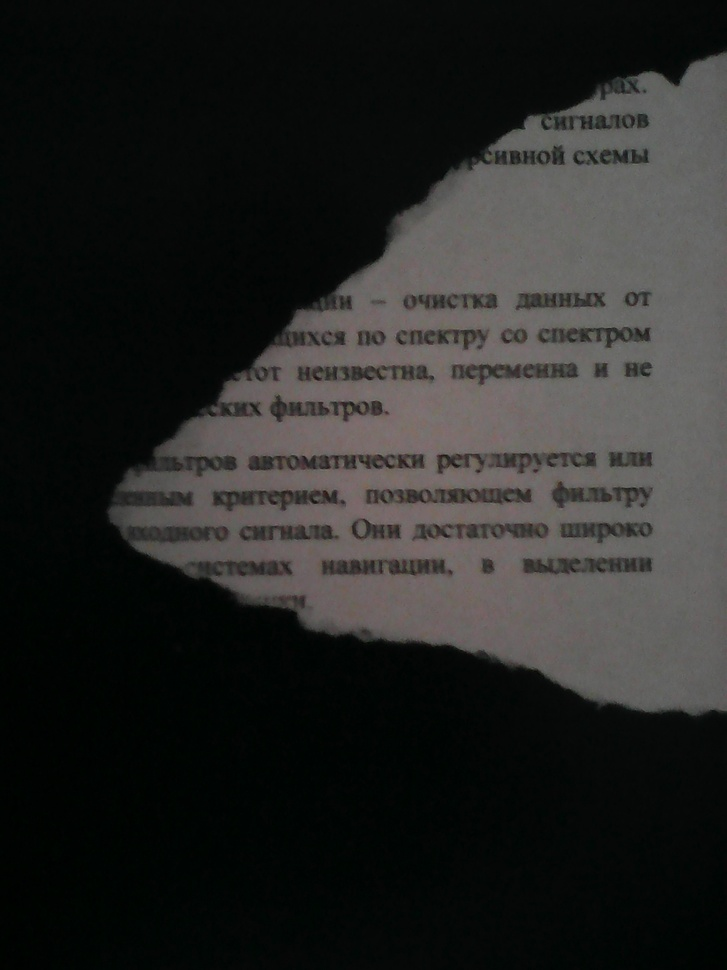
#> input picture resources/img/IMG_20161012_224217.jpg, 727 x 970 px, shrunk from 1920 x 2560 before the run
$ python get_contour.py ../resources/img/IMG_20161012_224217.jpg 100 3 5
#> lines starting #> are read from the running program, lines starting #| are printed output that depends on the picture; after the words box and inside, x2 and y2 are one past the last pixel; in counts of white or black regions, pixels touching at a corner belong together
### document_restorer/operations/imgbin.py
import cv2
import numpy as np


class Binaizer(object):
    """Converts an image to binary."""

    def binarize(selfself, img):
        pass


class ThresholdBinarizer(Binaizer):
    """Uses simple rule to binarize every pixel of an image: if intensity is less than threshold - set 0, else - set max value.
    Calculation of threshold and maximum value must be implemented in subclasses. Accepts only single channel 8bit images."""

    def _calcThreshold(self, img):
        pass

    def _calcMaxValue(self, img):
        pass

    def binarize(self, img):
        if (len(img.shape) > 2 and img.shape[2] > 1) or img.dtype != np.uint8:
            raise Exception('single UINT8 channel image expected')
        return cv2.threshold(img, self._calcThreshold(img), self._calcMaxValue(img), cv2.THRESH_BINARY)[1]
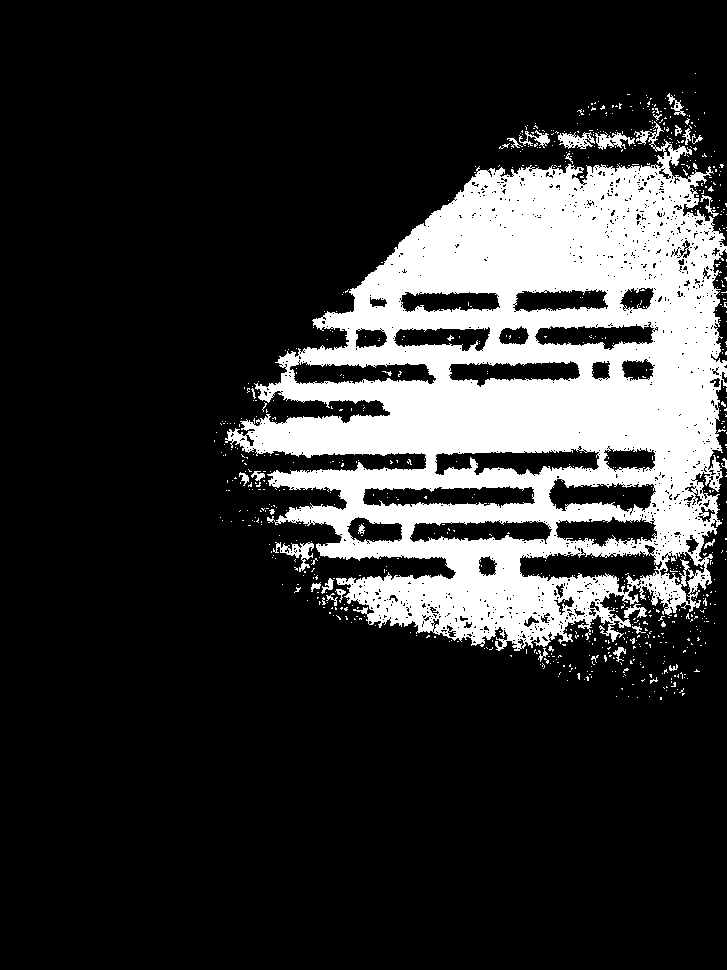
#> returned value: shape (970, 727); 19.3% white; 771 white regions (737 under 20 px), largest, box (x1, y1, x2, y2) and area: (225, 121, 727, 651) 130955, (273, 542, 314, 572) 408, (558, 132, 595, 149) 359


class SimpleBinarizer(ThresholdBinarizer):
    """Converts image to black-white with specified threshold value."""

    def __init__(self, threshold):
        self.__threshold = threshold

    def _calcThreshold(self, img):
        return self.__threshold

    def _calcMaxValue(self, img):
        return 255

### document_restorer/edges/detect.py
import cv2
import numpy as np

from document_restorer.operations.imgbin import SimpleBinarizer


class EdgeDetector(object):
    """Returns edges as a binary image"""

    def getEdges(self, img):
        pass

    def getArea(self, img):
        pass


class MorphEdgeDetector(EdgeDetector):
    """Applies the specified binarization algorithm to an image
    and finds edge points using morphological transformations"""

    def __init__(self, binarizer, inside=True, thickness=1):
        self.__binarizer = binarizer
        self.inside = inside
        self.thickness = thickness

    def getEdges(self, img):
        area = self.getArea(img)
#> in getArea, `return cv2.morphologyEx(area, cv2.MORPH_CLOSE, self.kernel)`:
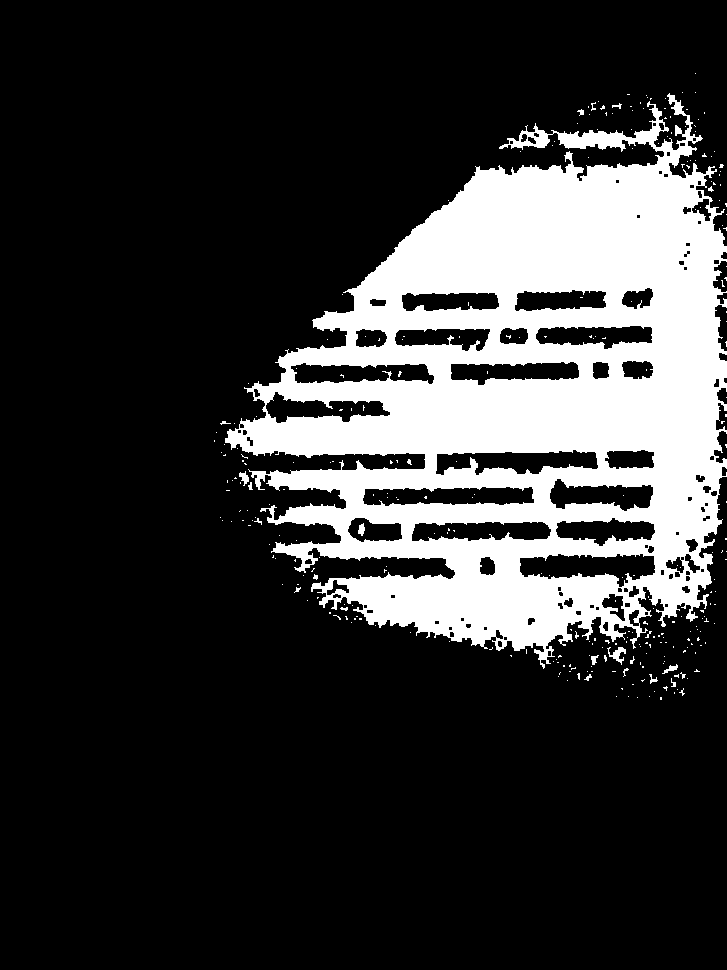
#> returned value: shape (970, 727); 20.6% white; 299 white regions (281 under 20 px), largest, box (x1, y1, x2, y2) and area: (225, 93, 727, 669) 144014, (607, 647, 626, 665) 139, (239, 471, 249, 486) 78
        edge_kernel_size = self.thickness * 2 + 1
        kernel = np.ones((edge_kernel_size, edge_kernel_size), np.uint8)
        # maybe use cross kernel instead of box?
        # kernel = np.array([[0, 1, 0], [1, 1, 1], [0, 1, 0]], np.uint8)
        if self.inside:
            erosedArea = cv2.erode(area, kernel, iterations=1)
            return cv2.bitwise_and(cv2.bitwise_not(erosedArea), area)
        else:
            dilatedArea = cv2.dilate(area, kernel, iterations=1)
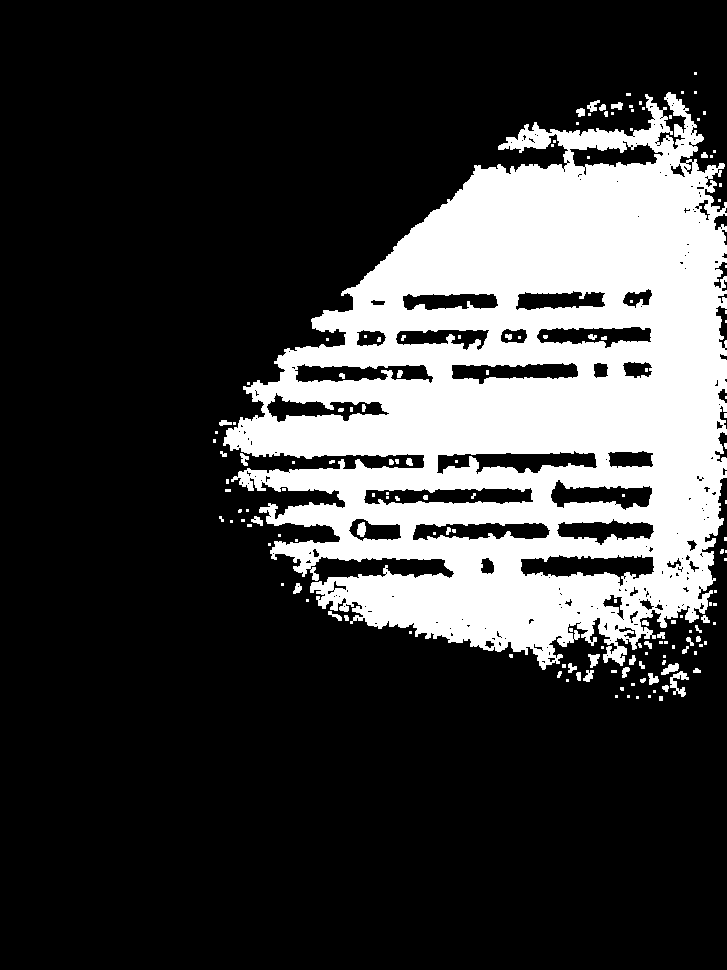
#> dilatedArea: shape (970, 727); 23.2% white; 155 white regions (104 under 20 px), largest, box (x1, y1, x2, y2) and area: (223, 92, 727, 670) 160277, (670, 671, 689, 697) 218, (661, 663, 679, 675) 120
            return cv2.bitwise_and(dilatedArea, cv2.bitwise_not(area))
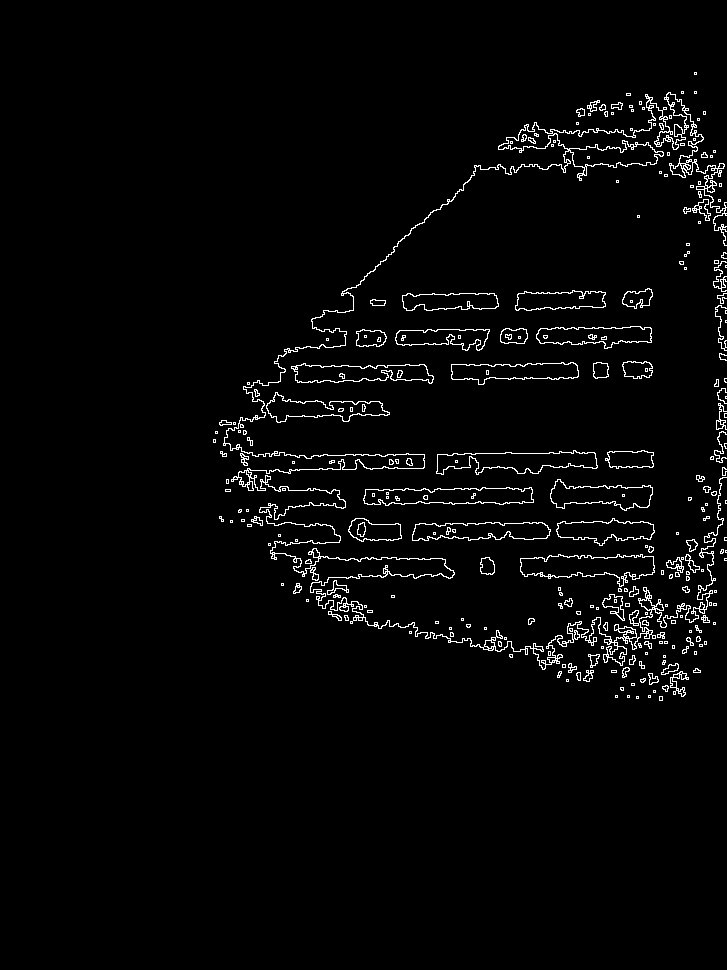
#> returned value: shape (970, 727); 2.6% white in thin lines or dots, all inside (x1, y1, x2, y2) = (213, 72, 727, 701)

    def getArea(self, img):
        return self.__binarizer.binarize(img)


class ClosingMorphEdgeDetector(MorphEdgeDetector):
    """Applies closing morphological operation with specified kernel
    to binary image before finding contours"""

    def __init__(self, kernel, binarizer, inside=True, thickness=1):
        super(ClosingMorphEdgeDetector, self).__init__(binarizer, inside, thickness)
        self.kernel = kernel

    def getArea(self, img):
        area = MorphEdgeDetector.getArea(self, img)
        return cv2.morphologyEx(area, cv2.MORPH_CLOSE, self.kernel)


class CannyEdgeDetector(EdgeDetector):
    """Calculates contour using Canny edge detection algorithm"""

    # [5 lines left out: function __init__, not called in this run]

    def getEdges(self, img):
        return cv2.Canny(image=img, threshold1=self.low, threshold2=self.high,
            apertureSize=self.ksize, L2gradient=self.presice)

    def getArea(self, img):
        raise NotImplementedError('method not supported')


class EdgeDetectorFactory(object):

    def createMorphEdgeDetector(self, threshold, inside=True):
        return MorphEdgeDetector(SimpleBinarizer(threshold), inside)

    def createClosingMorphEdgeDetector(self, threshold, ksize, inside=True, thickness=1):
        return ClosingMorphEdgeDetector(
            np.ones((ksize, ksize), np.uint8), SimpleBinarizer(threshold), inside, thickness)

    def createCannyEdgeDetector(self, low, high):
        return CannyEdgeDetector(low, high)

### document_restorer/get_contour.py
import cv2
import sys
from edges.detect import EdgeDetectorFactory


img_path = str(sys.argv[1])
threshold = int(sys.argv[2])
kernel_size = int(sys.argv[3])
inside = int(sys.argv[4]) == 1

edge_detector = EdgeDetectorFactory().createClosingMorphEdgeDetector(threshold, kernel_size, inside)
img = cv2.cvtColor(cv2.imread(img_path, 1), cv2.COLOR_BGR2GRAY)
contour = edge_detector.getEdges(img)
cv2.imshow('contour', contour)
cv2.waitKey(0)
cv2.imwrite('contour.png', contour)

exit(0)
#> (the program exits here)

$ run again, on resources/img/IMG_20161012_224357.jpg
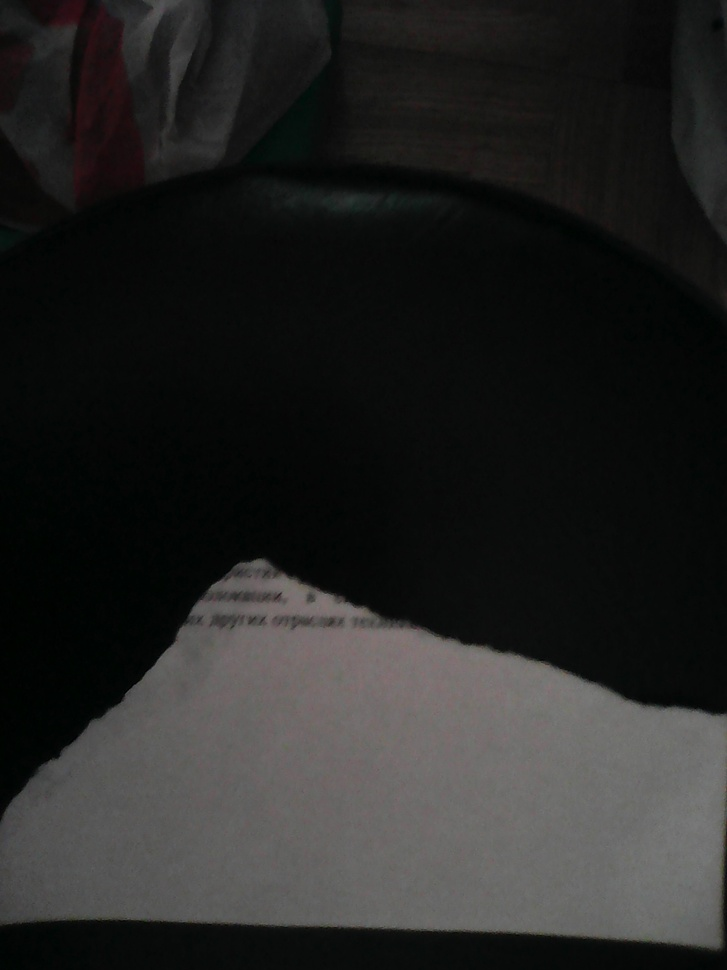
#> input picture resources/img/IMG_20161012_224357.jpg, 727 x 970 px, shrunk from 1920 x 2560 before the run
#> in binarize, `return cv2.threshold(img, self._calcThreshold(img), self._calcMaxValue..`:
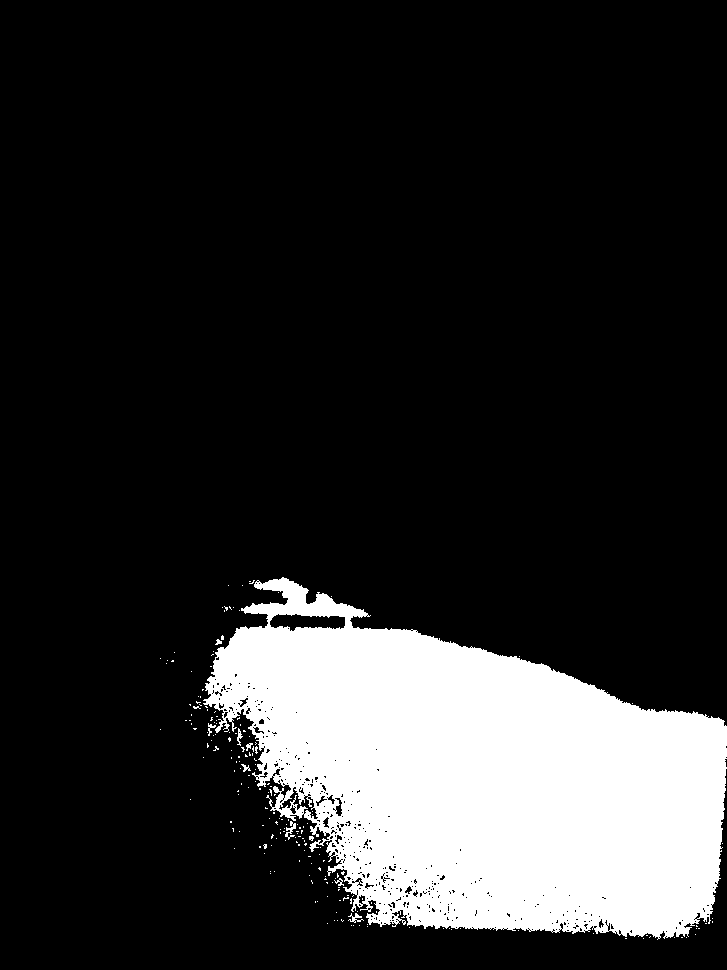
#> returned value: shape (970, 727); 17% white; 205 white regions (196 under 20 px), largest, box (x1, y1, x2, y2) and area: (203, 577, 727, 940) 118652, (285, 821, 296, 840) 85, (348, 913, 364, 923) 67
#> dilatedArea: shape (970, 727); 18.1% white; 56 white regions (41 under 20 px), largest, box (x1, y1, x2, y2) and area: (188, 576, 727, 941) 126552, (221, 605, 235, 613) 75, (258, 843, 268, 850) 53
#> in getEdges, `return cv2.bitwise_and(dilatedArea, cv2.bitwise_not(area))`:
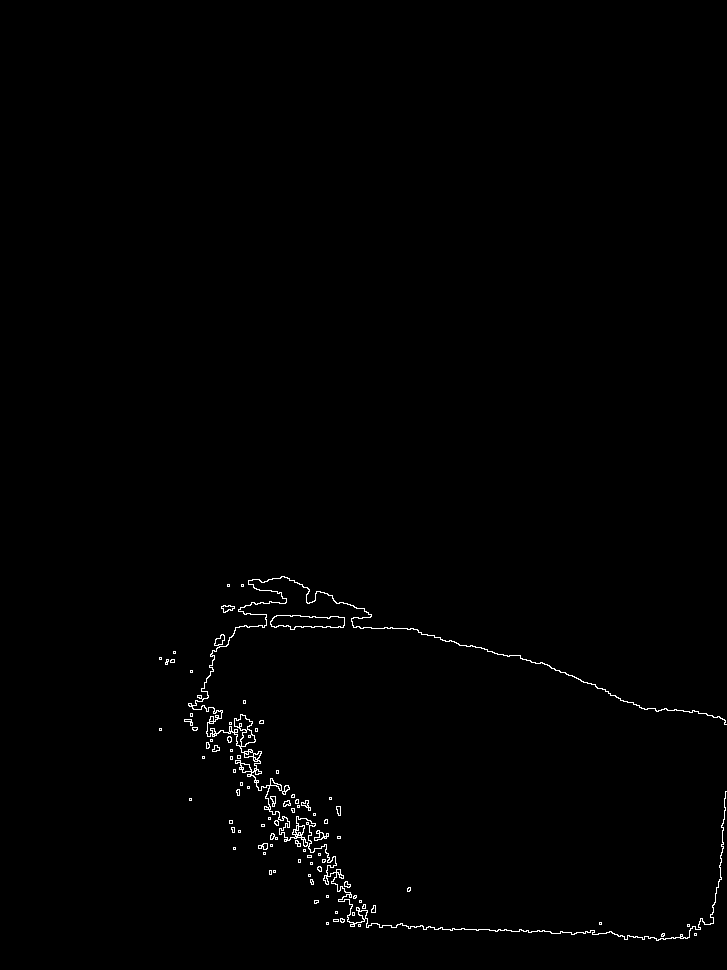
#> returned value: shape (970, 727); 0.68% white in thin lines or dots, all inside (x1, y1, x2, y2) = (159, 576, 727, 941)

$ run again, on resources/img/img1.jpg
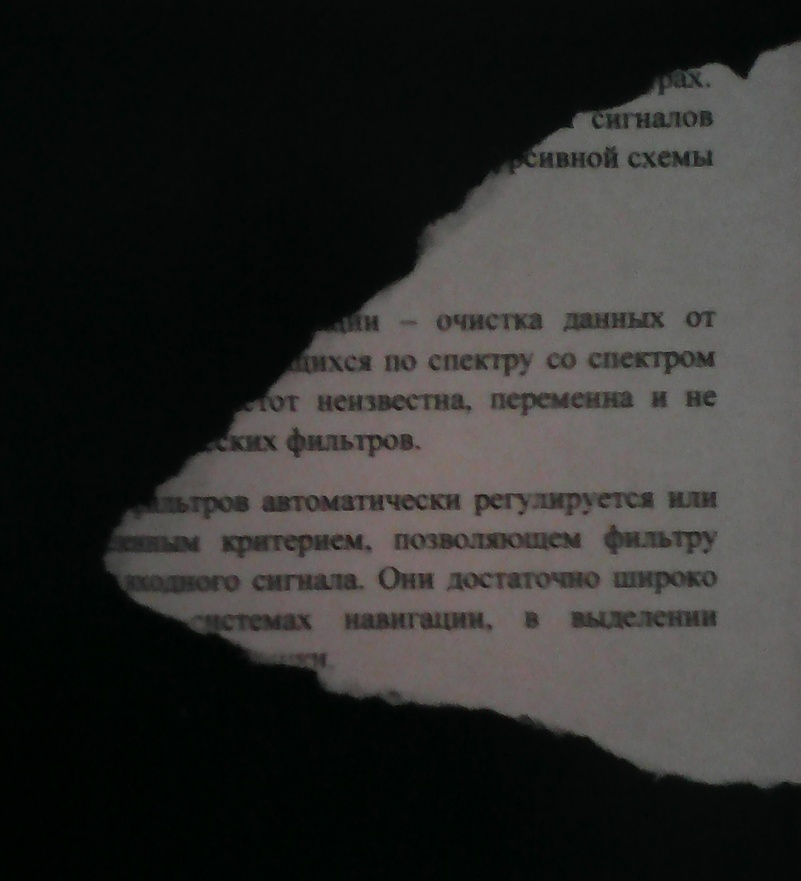
#> input picture resources/img/img1.jpg, 801 x 881 px, shrunk from 1879 x 2065 before the run
#> in binarize, `return cv2.threshold(img, self._calcThreshold(img), self._calcMaxValue..`:
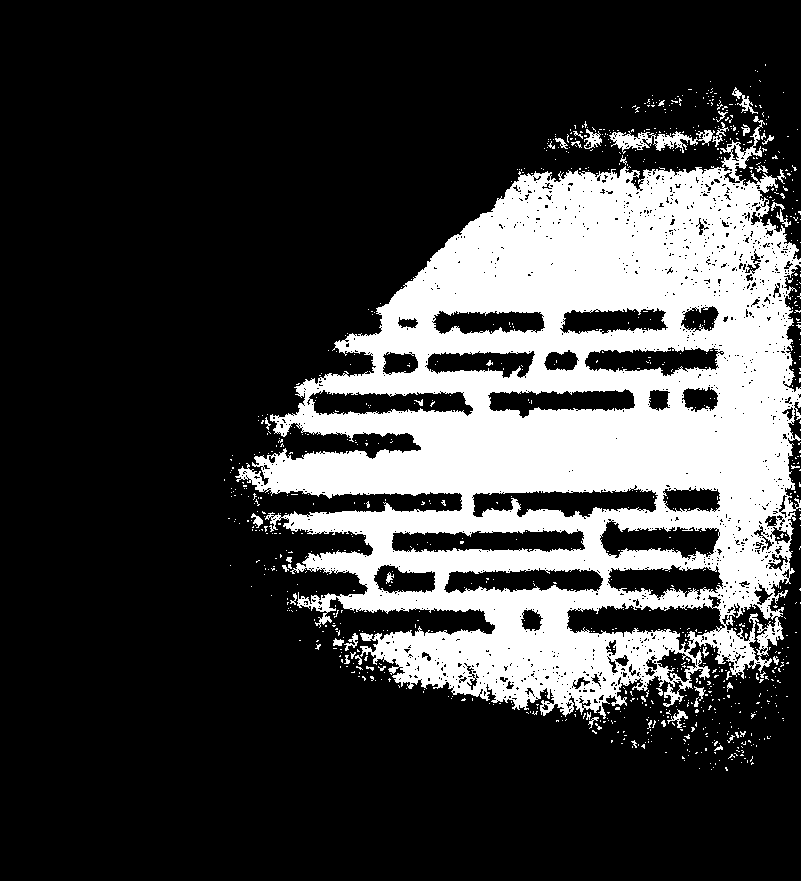
#> returned value: shape (881, 801); 24.4% white; 946 white regions (895 under 20 px), largest, box (x1, y1, x2, y2) and area: (235, 116, 801, 719) 166686, (609, 130, 715, 154) 1043, (732, 87, 758, 114) 177
#> dilatedArea: shape (881, 801); 29.3% white; 194 white regions (137 under 20 px), largest, box (x1, y1, x2, y2) and area: (234, 86, 801, 737) 201915, (727, 739, 758, 766) 313, (726, 727, 747, 744) 188
#> in getEdges, `return cv2.bitwise_and(dilatedArea, cv2.bitwise_not(area))`:
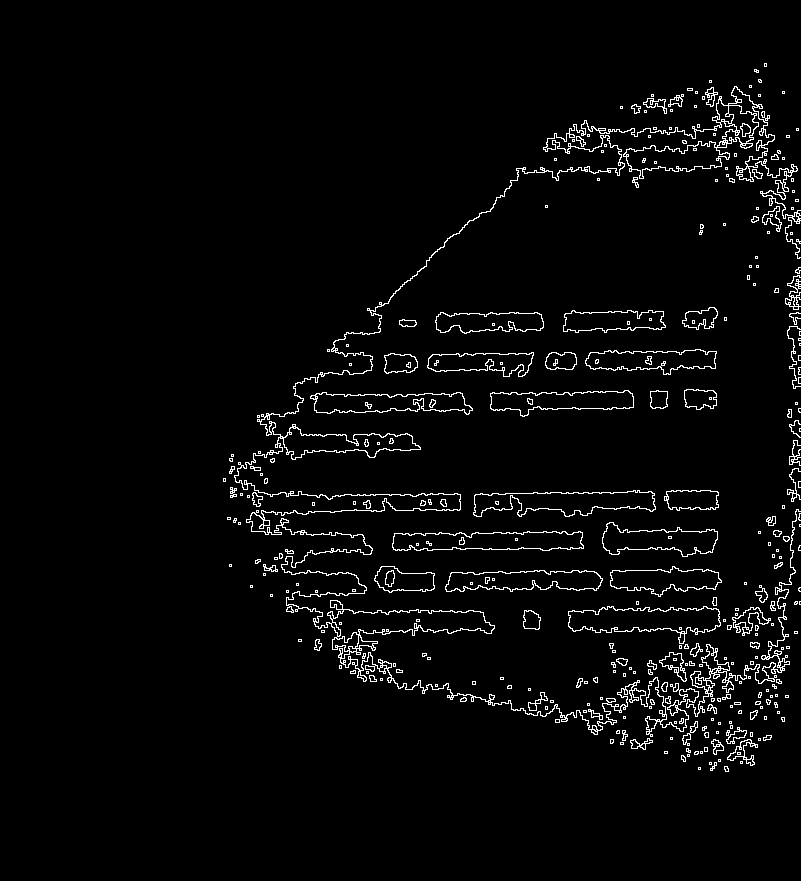
#> returned value: shape (881, 801); 3.1% white in thin lines or dots, all inside (x1, y1, x2, y2) = (223, 63, 801, 772)
